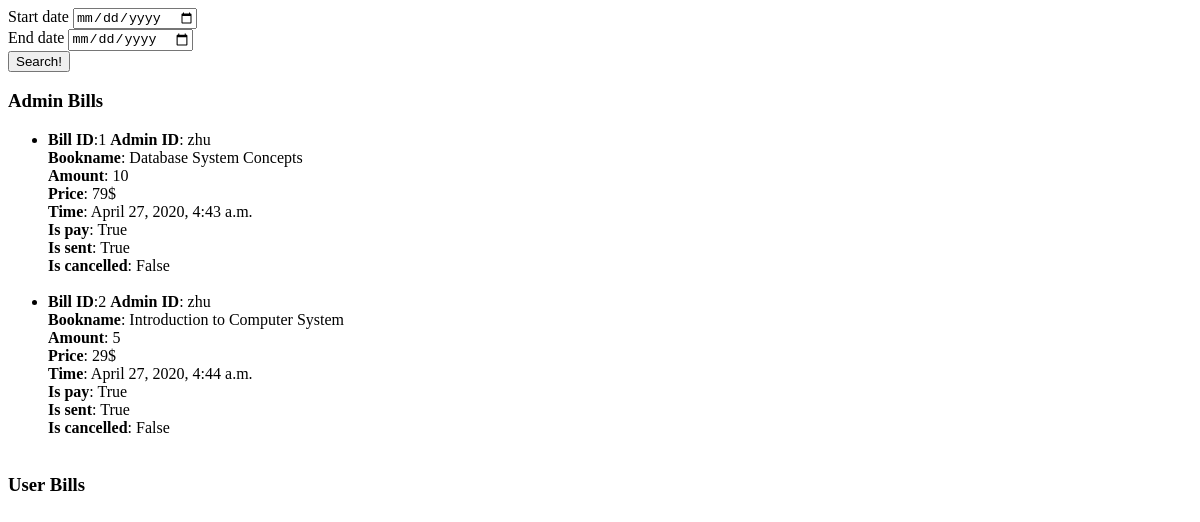
The page /library/admin/1/check on the database as committed earlier.
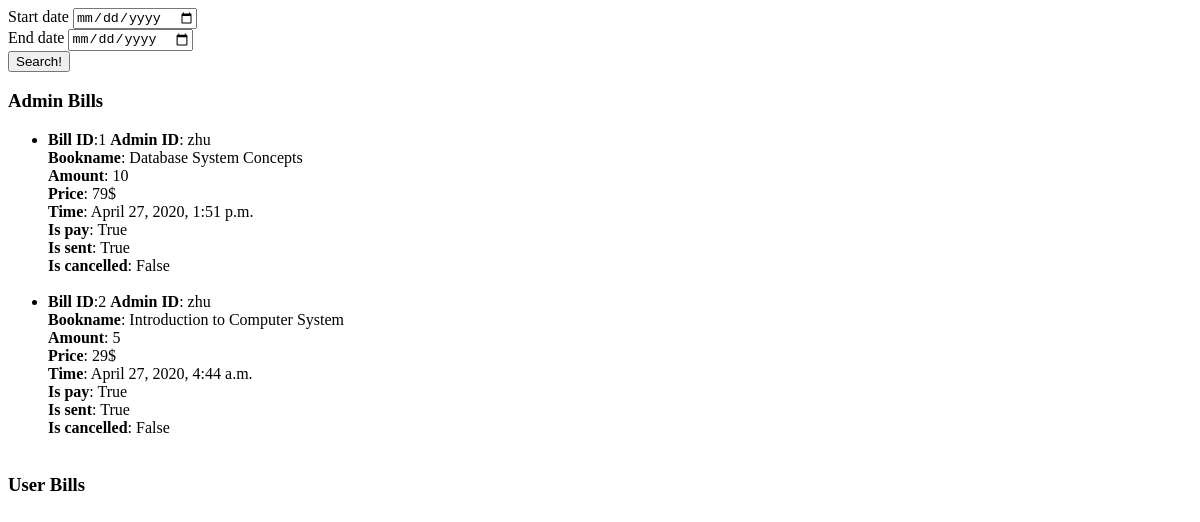
The same page on the database as committed later.
### Library/models.py (models this page shows)
class AdminBill(models.Model):
    adminID = models.ForeignKey('Administrator', on_delete=models.CASCADE)
    time = models.DateTimeField(auto_now=True)
    price = models.IntegerField(default=0)
    amount = models.IntegerField(default=0)
    pay = models.IntegerField(default=0)
    book = models.ForeignKey('Book', on_delete=models.CASCADE)
    is_pay = models.BooleanField(default=False)
    is_sent = models.BooleanField(default=False)
    is_cancelled = models.BooleanField(default=False)

class Administrator(models.Model):
    admin_username = models.CharField(max_length=16)
    admin_password = models.CharField(max_length=16)
    admin_name = models.CharField(max_length=16)
    admin_gender = models.BooleanField(default=True)  # True = Male, False = Female
    admin_age = models.IntegerField()
    admin_phone = models.CharField(max_length=11)
    is_delete = models.BooleanField(default=False)

class Book(models.Model):
    ISBN = models.CharField(max_length=16)
    bookname = models.CharField(max_length=32)
    author = models.CharField(max_length=16, null=True)
    publisher = models.CharField(max_length=32, null=True)
    price = models.FloatField(null=False, default=0)
    amount = models.IntegerField(null=False, default=0)

### Library/views.py (the view, shortened to what this page needs)
# urls.py: path('admin/<int:id>/check', views.admin_check, name='admin_check'),
def admin_check(request, id):
    admin_bills = AdminBill.objects.filter(adminID=id)
    user_bills = UserBill.objects.all()
    if request.method == "GET":
        data = {
            'admin_bills': admin_bills,
            'user_bills': user_bills,
            'id': id,
        }
        return render(request, 'admin_check.html', context=data)

### Library/templates/admin_check.html (shortened to what this page needs)
<!DOCTYPE html>
<html lang="en">
<head>
</head>
<body>
<form action="{% url 'library:admin_check' id=id %}" method="post" enctype="multipart/form-data">{% csrf_token %}
    <div class="form-group">
        <label for="time">Start date</label>
        <input type="date" name="start_date" required><br/>
    </div>
    <div class="form-group">
        <label for="time">End date</label>
        <input type="date" name="end_date" required>
    </div>
    <button type="submit">Search!</button>
</form>
<h3>Admin Bills</h3>
<ul>
    {% for bill in admin_bills %}
        <li><strong>Bill ID</strong>:{{ bill.id }}
            <strong>Admin ID</strong>: {{ bill.adminID.admin_username  }}<br/>
            <strong>Bookname</strong>: {{ bill.book.bookname }}<br/>
            <strong>Amount</strong>: {{ bill.amount }}<br/>
            <strong>Price</strong>: {{ bill.price }}$<br/>
            <strong>Time</strong>: {{ bill.time }}<br/>
            <strong>Is pay</strong>: {{ bill.is_pay }}<br/>
            <strong>Is sent</strong>: {{ bill.is_sent }}<br/>
            <strong>Is cancelled</strong>: {{ bill.is_cancelled }}<br/><br/>
        </li>
    {% endfor %}
</ul>
    <h3>User Bills</h3>
</body>
</html>

Rows that differ between the two databases and show on the page:
changed AdminBill "Database System Concepts": time "April 27, 2020, 4:43 a.m." → "April 27, 2020, 1:51 p.m."
